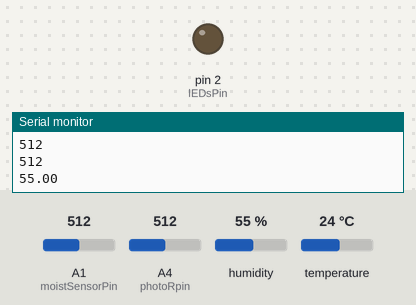
Recording of a sketch running on a simulated Arduino Uno, built with avr-gcc and run on an emulated ATmega328P. Parts: output pins drawn as LEDs (lit = HIGH), the last lines printed to the serial monitor. The inputs (shaded band) are chosen by the test bench; at power-on: A4 (photoRpin) = 512, A1 (moistSensorPin) = 512, humidity 55 %, temperature 24 °C. Pins used as bus, display or sensor lines are not drawn.

Above: at 1.2 s.
1.3 s: A4 (photoRpin) set to 457
3.7 s: A4 (photoRpin) set to 438
At 5.7 s:
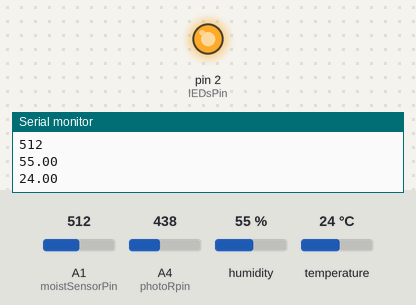
6.0 s: A4 (photoRpin) set to 460
At 7.6 s:
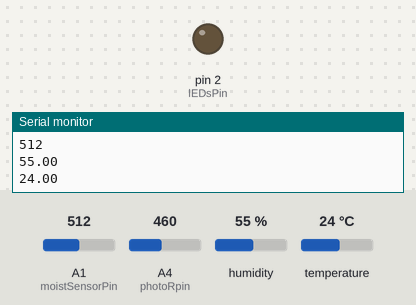
8.0 s: A4 (photoRpin) set to 440
At 9.3 s:
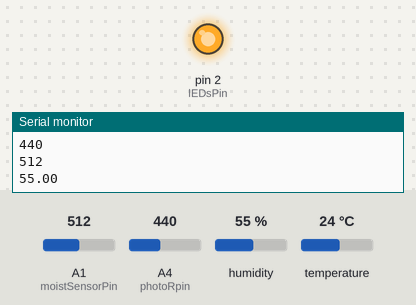
Timing chart, 0 to 11.0 s (numbered marks = the images above; inputs shaded):
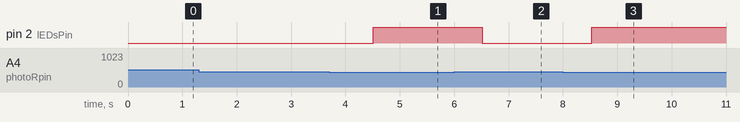

The sketch:

IrrigationSystem.ino
```cpp
//DHT library
#include <DHT.h>
#define type DHT22
int sensor =3;

DHT HT(sensor,type);

//automation
bool LEDisAutomated=true;
bool pumpisAutomated=true;

//temp & humidity sensor variable
float hum;
float temp;


//water level sensor var
int moistSensorPin= A1;
int moistValue= 0;

//lEDs pins
int lEDsPin =2;


// photo resistor sensor var
int photoRpin= A4;
int lightValue= 0;


//DC motor(water pump) variables
int dcMotorIn1=5;
int dcMotorIn2=6;
int power =9;

void setup() {
 HT.begin();
 pinMode(moistSensorPin,INPUT);
 pinMode(photoRpin,INPUT);
 pinMode(lEDsPin, OUTPUT);
 pinMode(dcMotorIn1, INPUT);
 pinMode(dcMotorIn2, INPUT);
 pinMode(power, OUTPUT);
analogWrite(power,255);
 Serial.begin(9600);
}


void loop() {

   //Check if there is serial input data available
   if (Serial.available()>0)
   {
    //getting input from web
      //Read serial input
      int value = Serial.read();
      if (value == '1')
      {
        digitalWrite(lEDsPin,HIGH);
        LEDisAutomated=false;
      }
      else if (value == '2')
      {
        LEDisAutomated =true;
        digitalWrite(lEDsPin,LOW);
      }
       else if (value == '3')
      {
        pumpisAutomated=false;
        digitalWrite(dcMotorIn1,HIGH);
        digitalWrite(dcMotorIn2,LOW);
      }

       else if (value == '4')
      {
      //digitalWrite(dcMotorIn1,LOW);
      //digitalWrite(dcMotorIn2,LOW);
       pumpisAutomated =true;
      }
   }

 //photo resistor
lightValue = analogRead(photoRpin);
 Serial.println(lightValue);
 delay(500);

 if(LEDisAutomated==true){
if(lightValue < 450)
{
  digitalWrite(lEDsPin,HIGH);
}

else if(lightValue >= 350)
{
  digitalWrite(lEDsPin,LOW);
}
else{
    digitalWrite(lEDsPin,LOW);
  }
 }

// water level
moistValue = analogRead(moistSensorPin);
 Serial.println(moistValue);
delay(500);
// water pump
  if(pumpisAutomated==true){
if(moistValue > 500)
{
   digitalWrite(dcMotorIn1,HIGH);
   digitalWrite(dcMotorIn2,LOW);
}
else{
  digitalWrite(dcMotorIn1,LOW);
  digitalWrite(dcMotorIn2,LOW);
  }
 }


hum = HT.readHumidity();
temp = HT.readTemperature();
Serial.println(hum);
delay(500);
Serial.println(temp);
delay(500);

}
```

Measured:
- the behaviour switches between 450 and 449 on A4 (photoRpin) (found by bisection; images 0 and 1)
- after the input at 3.7 s, pin 2 (lEDsPin): LOW → HIGH after 0.81 s
- after the input at 6.0 s, pin 2 (lEDsPin): HIGH → LOW after 0.52 s
- after the input at 8.0 s, pin 2 (lEDsPin): LOW → HIGH after 0.53 s
